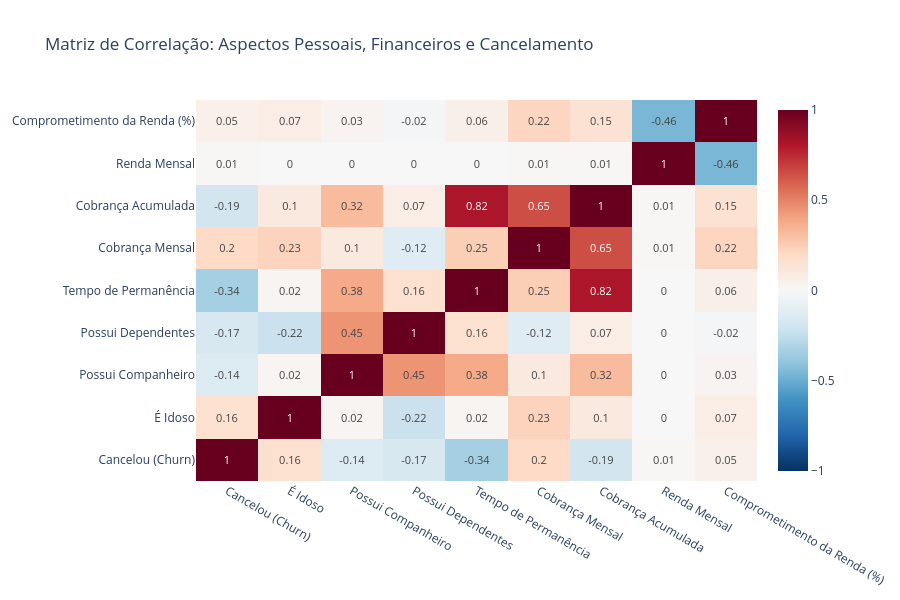

Notebook code cell kept with this figure:
### Code cell
cols_corr = [
    'flag_churn', 'flag_idoso', 'flag_companheiro', 'flag_dependentes',
    'tempo_permanencia', 'cobranca_mensal', 'cobranca_total_acumulada',
    'renda_mensal', 'comprometimento_renda_pct'
]

nomes_amigaveis = [
    'Cancelou (Churn)', 'É Idoso', 'Possui Companheiro', 'Possui Dependentes',
    'Tempo de Permanência', 'Cobrança Mensal', 'Cobrança Acumulada',
    'Renda Mensal', 'Comprometimento da Renda (%)'
]

matriz_corr = df_gold[cols_corr].corr().round(2)

fig_corr = go.Figure(data=go.Heatmap(
    z=matriz_corr.values,
    x=nomes_amigaveis,
    y=nomes_amigaveis,
    colorscale='RdBu_r',
    zmin=-1, zmax=1,
    text=matriz_corr.values,
    texttemplate="%{text}",
    textfont={"size": 11}
))

fig_corr.update_layout(
    title='Matriz de Correlação: Aspectos Pessoais, Financeiros e Cancelamento',
    height=600,
    template='plotly_white'
)

fig_corr.show()

### Figure 1 — Plotly figure (JSON) as saved in the notebook; plotly's stock layout.template omitted (floating-point values rounded to 4 significant figures)
{"data": [{"colorscale": [[0, "rgb(5,48,97)"], [0.1, "rgb(33,102,172)"], [0.2, "rgb(67,147,195)"], [0.3, "rgb(146,197,222)"], [0.4, "rgb(209,229,240)"], [0.5, "rgb(247,247,247)"], [0.6, "rgb(253,219,199)"], [0.7, "rgb(244,165,130)"], [0.8, "rgb(214,96,77)"], [0.9, "rgb(178,24,43)"], [1, "rgb(103,0,31)"]], "text": [[1.0, 0.16, -0.14, -0.17, -0.34, 0.2, -0.19, 0.01, 0.05], [0.16, 1.0, 0.02, -0.22, 0.02, 0.23, 0.1, -0.0, 0.07], [-0.14, 0.02, 1.0, 0.45, 0.38, 0.1, 0.32, 0.0, 0.03], [-0.17, -0.22, 0.45, 1.0, 0.16, -0.12, 0.07, -0.0, -0.02], [-0.34, 0.02, 0.38, 0.16, 1.0, 0.25, 0.82, -0.0, 0.06], [0.2, 0.23, 0.1, -0.12, 0.25, 1.0, 0.65, 0.01, 0.22], [-0.19, 0.1, 0.32, 0.07, 0.82, 0.65, 1.0, 0.01, 0.15], [0.01, -0.0, 0.0, -0.0, -0.0, 0.01, 0.01, 1.0, -0.46], [0.05, 0.07, 0.03, -0.02, 0.06, 0.22, 0.15, -0.46, 1.0]], "textfont": {"size": 11}, "texttemplate": "%{text}", "type": "heatmap", "x": ["Cancelou (Churn)", "É Idoso", "Possui Companheiro", "Possui Dependentes", "Tempo de Permanência", "Cobrança Mensal", "Cobrança Acumulada", "Renda Mensal", "Comprometimento da Renda (%)"], "y": ["Cancelou (Churn)", "É Idoso", "Possui Companheiro", "Possui Dependentes", "Tempo de Permanência", "Cobrança Mensal", "Cobrança Acumulada", "Renda Mensal", "Comprometimento da Renda (%)"], "z": [[1.0, 0.16, -0.14, -0.17, -0.34, 0.2, -0.19, 0.01, 0.05], [0.16, 1.0, 0.02, -0.22, 0.02, 0.23, 0.1, -0.0, 0.07], [-0.14, 0.02, 1.0, 0.45, 0.38, 0.1, 0.32, 0.0, 0.03], [-0.17, -0.22, 0.45, 1.0, 0.16, -0.12, 0.07, -0.0, -0.02], [-0.34, 0.02, 0.38, 0.16, 1.0, 0.25, 0.82, -0.0, 0.06], [0.2, 0.23, 0.1, -0.12, 0.25, 1.0, 0.65, 0.01, 0.22], [-0.19, 0.1, 0.32, 0.07, 0.82, 0.65, 1.0, 0.01, 0.15], [0.01, -0.0, 0.0, -0.0, -0.0, 0.01, 0.01, 1.0, -0.46], [0.05, 0.07, 0.03, -0.02, 0.06, 0.22, 0.15, -0.46, 1.0]], "zmax": 1, "zmin": -1}], "layout": {"height": 600, "title": {"text": "Matriz de Correlação: Aspectos Pessoais, Financeiros e Cancelamento"}}}
